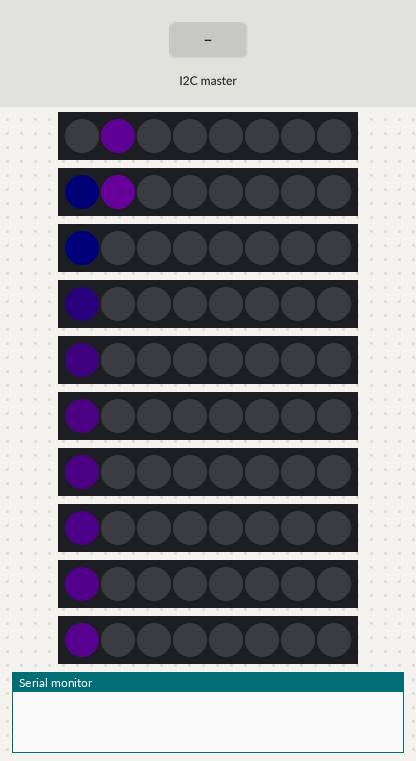
Bench run of a sketch on a simulated Arduino Uno, built with avr-gcc and run on an emulated ATmega328P. On the bench: 10 × 8 RGB LEDs in strip order, left to right, the last lines printed to the serial monitor. The test bench sets the inputs (shaded band). Dim RGB values are drawn brighter than linear.

Above: at 1.2 s.
1.3 s: the I2C master sends the byte 0
At 2.8 s:
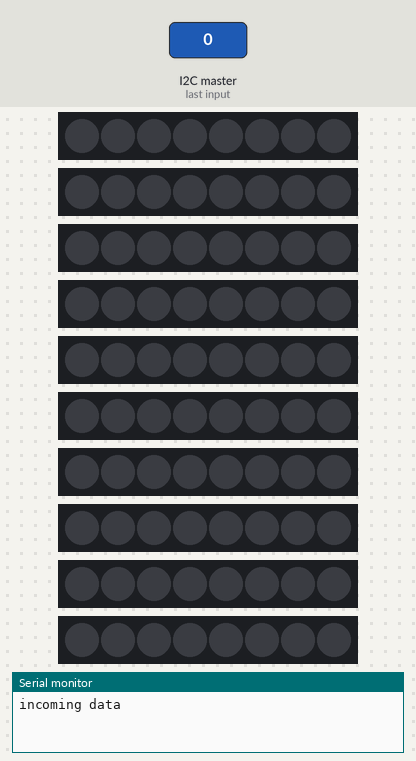
3.0 s: the I2C master sends the byte 1
At 3.1 s:
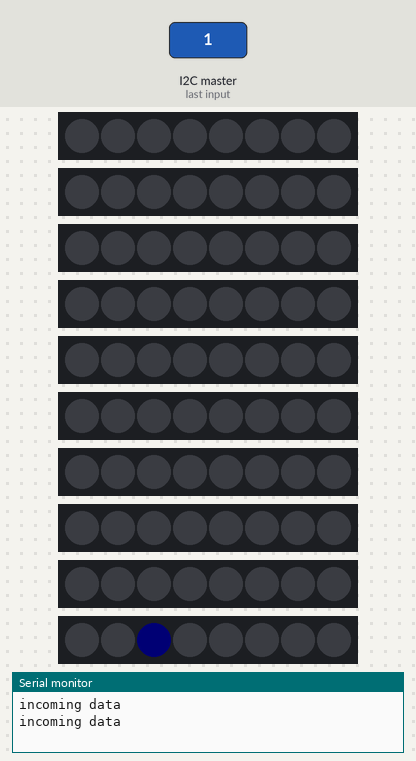
4.9 s: the I2C master sends the byte 90
At 4.99 s:
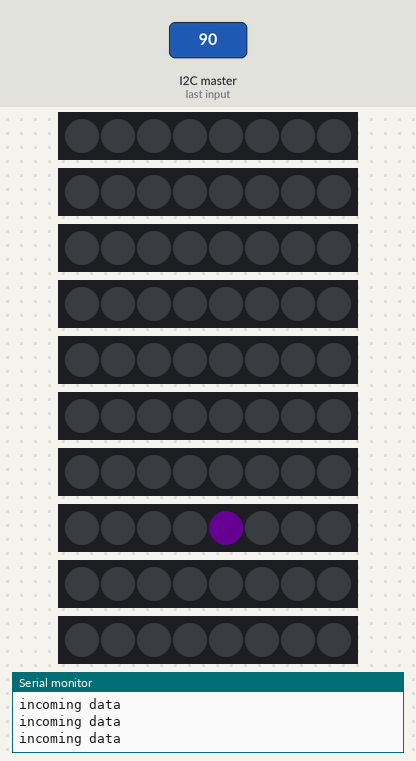
6.7 s: the I2C master sends the byte 2
At 6.78 s:
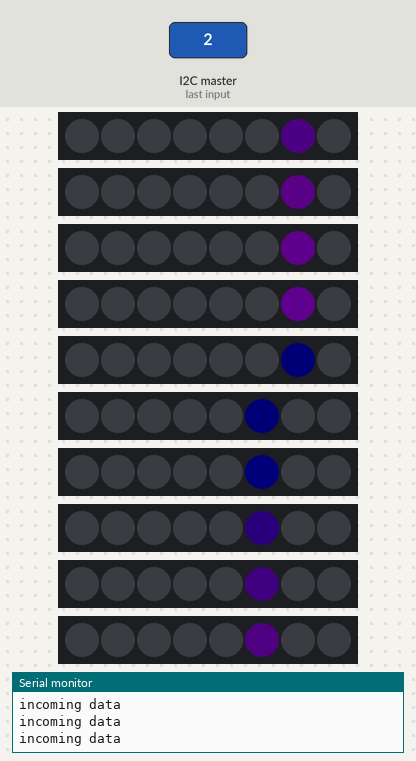
12.4 s: the I2C master sends the byte 200
At 14.87 s:
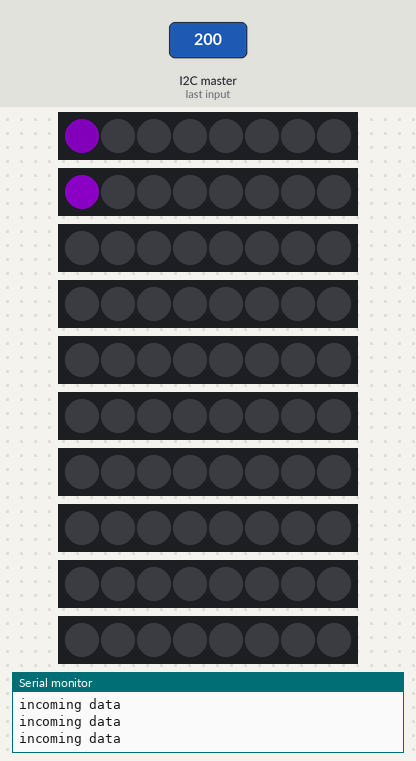
15.4 s: the I2C master sends the byte 1
At 15.5 s:
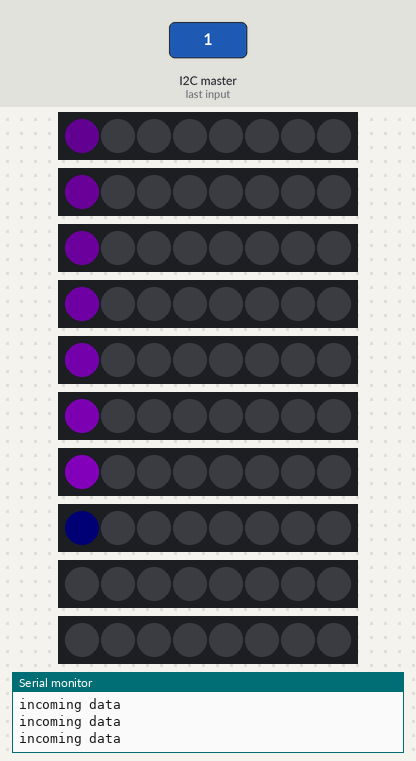
Timing chart, 0 to 26.0 s (numbered marks = the images above; inputs shaded):
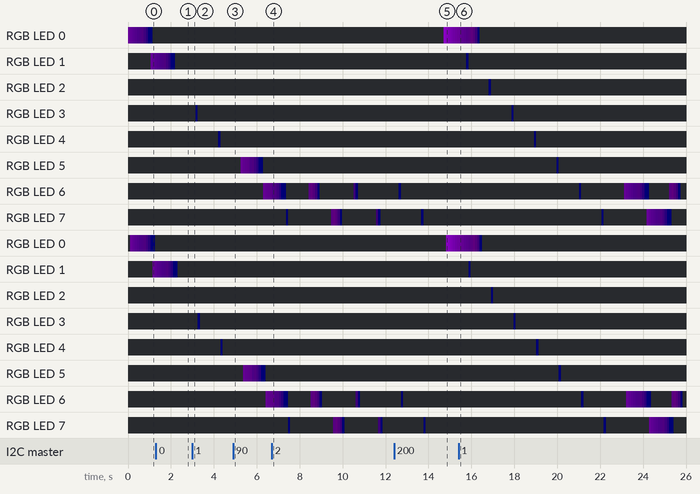

The sketch:

DREDS_SLV.ino
```cpp
#include "FastLED.h"
#include <Wire.h>;
#define NUM_STRIPS 10
#define NUM_LEDS_PER_STRIP 8
CRGB leds[NUM_STRIPS][NUM_LEDS_PER_STRIP];


int LEDBRIGHTNESS = 100;
int GivenBrightness = 100;

int foreight = 0;
int fornine = 0;
int RFM = 3;
int MR = 0;
bool LIT = false;

uint8_t DATA = 1;
bool ToF = true;


void setup() {

  FastLED.addLeds<NEOPIXEL, 2>(leds[0], NUM_LEDS_PER_STRIP);
  FastLED.addLeds<NEOPIXEL, 3>(leds[1], NUM_LEDS_PER_STRIP);
  FastLED.addLeds<NEOPIXEL, 4>(leds[2], NUM_LEDS_PER_STRIP);
  FastLED.addLeds<NEOPIXEL, 5>(leds[3], NUM_LEDS_PER_STRIP);
  FastLED.addLeds<NEOPIXEL, 6>(leds[4], NUM_LEDS_PER_STRIP);
  FastLED.addLeds<NEOPIXEL, 7>(leds[5], NUM_LEDS_PER_STRIP);
  FastLED.addLeds<NEOPIXEL, 8>(leds[6], NUM_LEDS_PER_STRIP);
  FastLED.addLeds<NEOPIXEL, 9>(leds[7], NUM_LEDS_PER_STRIP);
  FastLED.addLeds<NEOPIXEL, 10>(leds[8], NUM_LEDS_PER_STRIP);
  FastLED.addLeds<NEOPIXEL, 11>(leds[9], NUM_LEDS_PER_STRIP);

  Wire.begin(8);
  Wire.onReceive(receiveEvent);
  Serial.begin(9600) ;


}

void loop() {
  DATA += 20;
  shootingStar();
  if(fornine < 10){
    if(foreight < 8){
      if(LIT == true){
        leds[fornine][foreight] = CHSV(200,255,LEDBRIGHTNESS);
      }else{
        leds[fornine][foreight] = CHSV(200,255,GivenBrightness);
      }
      FastLED.show();
      fadeToBlackBy(leds[0], NUM_LEDS_PER_STRIP, 50);
      fadeToBlackBy(leds[1], NUM_LEDS_PER_STRIP, 50);
      fadeToBlackBy(leds[2], NUM_LEDS_PER_STRIP, 50);
      fadeToBlackBy(leds[3], NUM_LEDS_PER_STRIP, 50);
      fadeToBlackBy(leds[4], NUM_LEDS_PER_STRIP, 50);
      fadeToBlackBy(leds[5], NUM_LEDS_PER_STRIP, 50);
      fadeToBlackBy(leds[6], NUM_LEDS_PER_STRIP, 50);
      fadeToBlackBy(leds[7], NUM_LEDS_PER_STRIP, 50);
      fadeToBlackBy(leds[8], NUM_LEDS_PER_STRIP, 50);
      fadeToBlackBy(leds[9], NUM_LEDS_PER_STRIP, 50);
      fornine++;
      delay(100);
    }else{
      if(MR < RFM){
        LIT = true;
        foreight = foreight - 2;
        LEDBRIGHTNESS = LEDBRIGHTNESS / 2;
        MR++;
      }else{
      foreight = 0;
      fornine = 0;
      LIT = false;
      MR = 0;
      LEDBRIGHTNESS = GivenBrightness;
      }
    }
  }else{
    fornine = 0;
    foreight++;
  }
}


void receiveEvent(int howMany) {
  Serial.println("incoming data");
  while (1 < Wire.available()) {
  }
  int x = Wire.read();    // receive byte as an integer
  GivenBrightness = x;
}


void shootingStar(){
    if(DATA == 224){
      ToF == false;
    }
    else if(DATA == 0){
      ToF == true;
    }
    if(ToF == true){
      DATA++;
    }else if(ToF == false){
      DATA--;
    }
}
```

Measured:
- after the input at 1.3 s, the LEDs: first change after 0.07 s (image 1 shows a later state)
- after the input at 3.0 s, RGB LED 3: off → RGB(0, 0, 1) after 0.16 s, → off 0.10 s later; RGB LED 4: off → RGB(0, 0, 1) after 1.2 s, → off 0.10 s later
- after the input at 4.9 s, the LEDs: change at once (image 3)
- after the input at 6.7 s, the LEDs: change at once (image 4)
- after the input at 12.4 s, the LEDs: first differ from a run without the input after 2.3 s (image 5 shows a later state)
- after the input at 15.4 s, the LEDs: change after 0.05 s (image 6)
